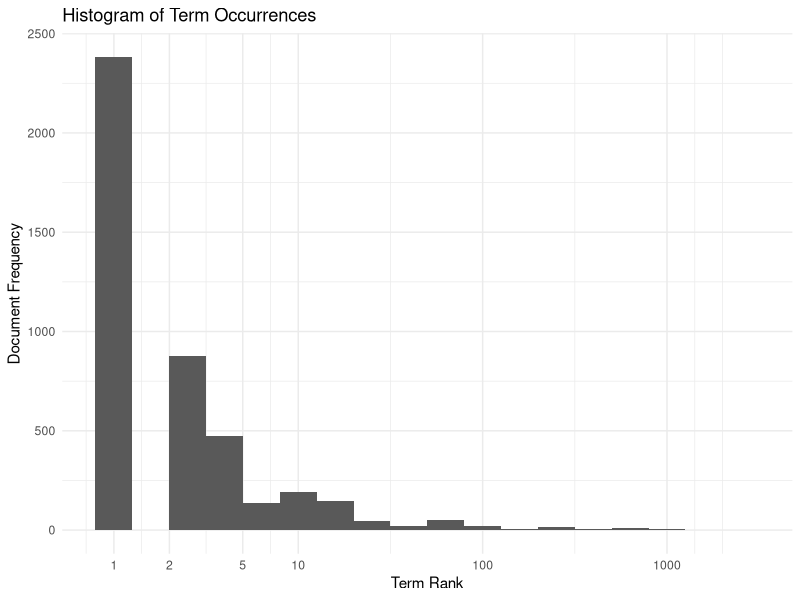

R code for this plot:

library(ggplot2)

data <- read.table("features.tsv", col.names=c("y", "x"), sep="\t")

chart_title <- "Histogram of Term Occurrences"
xlab <- "Term Rank"
ylab <- "Document Frequency"

ggplot(data, aes(x)) + geom_histogram(binwidth=0.2) + scale_x_log10(breaks=c(1,2,5,10,100,1000)) + ggtitle(chart_title) + xlab(xlab) + ylab(ylab) + theme_minimal()

